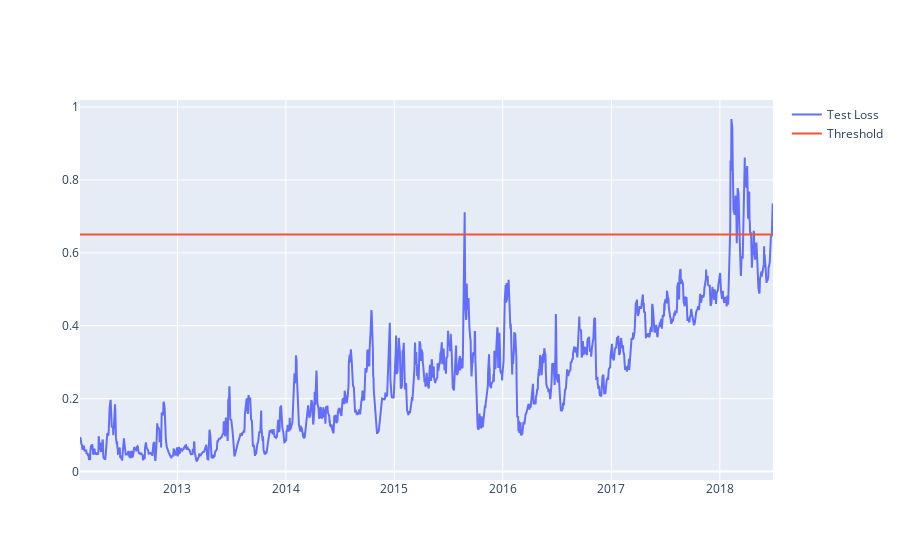

Notebook cell for this chart:
### Code cell
fig = go.Figure()
fig.add_trace(go.Scatter(x=test[time_steps:].date, y=test_score_df.loss,
                    mode='lines',
                    name='Test Loss'))
fig.add_trace(go.Scatter(x=test[time_steps:].date, y=test_score_df.threshold, # add a line to indicate the threshold.
                    mode='lines',
                    name='Threshold'))
fig.update_layout(showlegend=True)
fig.show()

### Figure 1 — Plotly figure (JSON) as saved in the notebook; plotly's stock layout.template omitted (floating-point values rounded to 4 significant figures; data arrays with more than 128 entries replaced by an {"elided": "..."} marker saying what was removed)
{"data": [{"mode": "lines", "name": "Test Loss", "type": "scatter", "x": {"elided": "1609 str values"}, "y": {"elided": "1609 float values"}}, {"mode": "lines", "name": "Threshold", "type": "scatter", "x": {"elided": "1609 str values"}, "y": {"elided": "1609 float values"}}], "layout": {"showlegend": true}}
